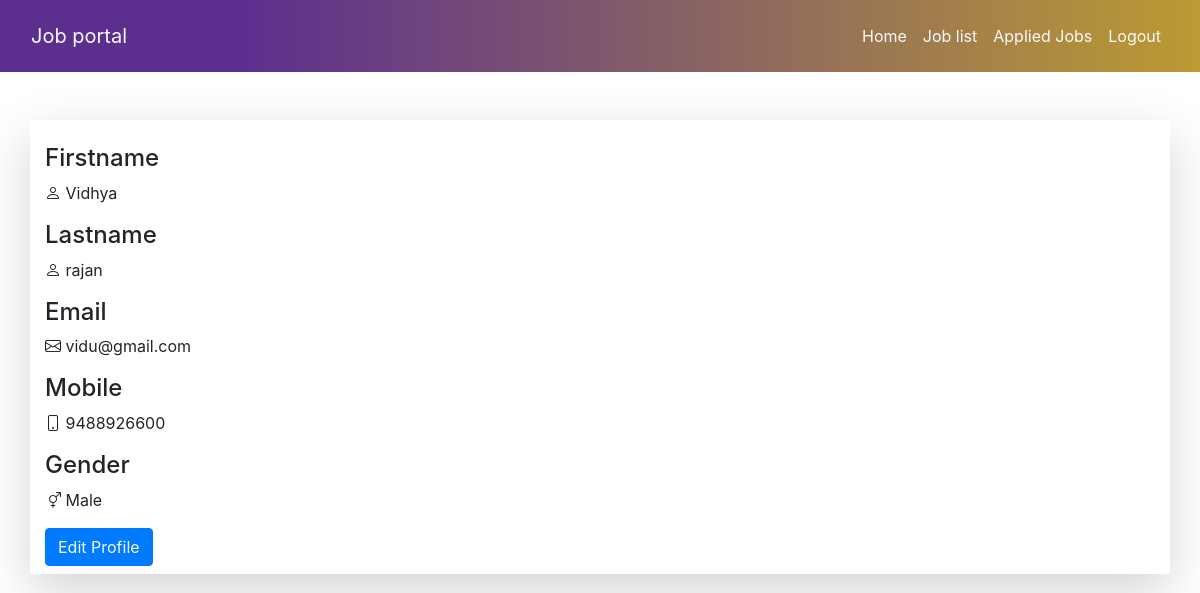
/jobskrhome/ (signed in), run on the app's committed database.
### app1/models.py (models this page shows, shortened)
class jobskrsignup(models.Model):
    user = models.ForeignKey(User,on_delete=models.CASCADE)
    mobile = models.IntegerField(max_length=15,null=True)
    gender = models.CharField(max_length=15,null=True)
    type = models.CharField(max_length=15,null=True)

### app1/views.py (the view)
# urls.py: path('jobskrhome/',views.jobseekerhome),
def jobseekerhome(request):
    if not request.user.is_authenticated:
        return redirect('jobskrlogin')
    job = jobskrsignup.objects.get(user=request.user)
    d={'job':job}
    return render(request,'jk/jobskrhome.html',d)

### templates/jk/jobskrhome.html (shortened to what this page needs)
{% load static %}
<!DOCTYPE html>
<html lang="en">
<head>
    <link rel="stylesheet" href="https://stackpath.bootstrapcdn.com/bootstrap/4.5.2/css/bootstrap.min.css">
    <link rel="stylesheet" href="https://cdn.jsdelivr.net/npm/bootstrap-icons@1.11.2/font/bootstrap-icons.min.css">
</head>
<body>
  <div class="menu-bar">
    <nav class="navbar navbar-expand-lg p-3">
        <div class="container-fluid">
          <a class="navbar-brand text-light" href="#">Job portal</a>
          <div class="collapse navbar-collapse justify-content-end" id="navbarNav">
            <ul class="navbar-nav">
              <li class="nav-item">
                <a class="nav-link  text-light" href="/jobskrhome/jobskrhome/">Home</a>
              </li>
              <li class="nav-item">
                <a class="nav-link text-light" href="/ujlist/">Job list</a>
              </li>
              <li class="nav-item">
                <a class="nav-link text-light" href="/jobskrjobstatus/">Applied Jobs</a>
              </li>
              <li class="nav-item">
                <a class="nav-link text-light" href="/logout/">Logout</a>
              </li>
            </ul>
          </div>
        </div>
      </nav>
  </div>
<br>
<br>
<div class="container shadow-lg py-2 mb-2">
  <div class="row">
      <div class="col-md-6 mt-3">
          <h4>Firstname</h4>
          <p><i class="bi bi-person"></i> {{job.user.first_name}}</p>
          <h4>Lastname</h4>
          <p><i class="bi bi-person"></i> {{job.user.last_name}}</p>
          <h4>Email</h4>
          <p><i class="bi bi-envelope"></i> {{job.user.username}}</p>
          <h4>Mobile</h4>
          <p><i class="bi bi-phone"></i> {{job.mobile}}</p>
          <h4>Gender</h4>
          <p><i class="bi bi-gender-ambiguous"></i> {{job.gender}} </p>
          <a href="/editjobskrprofile/{{job.id}}" class="btn btn-primary  text-light">Edit Profile</a>
        </div>
      </div>
  </div>
</body>
</html>

### templates/jk/jobskrhome.html (style rules this page uses)
.menu-bar { background-image: linear-gradient(to right,#5c2f8f 20%,#bb9b33); }

### data on the page
jobskrsignup: user.first_name "Vidhya", user.last_name "rajan", user.username "vidu@gmail.com", mobile "9488926600", gender "Male"
